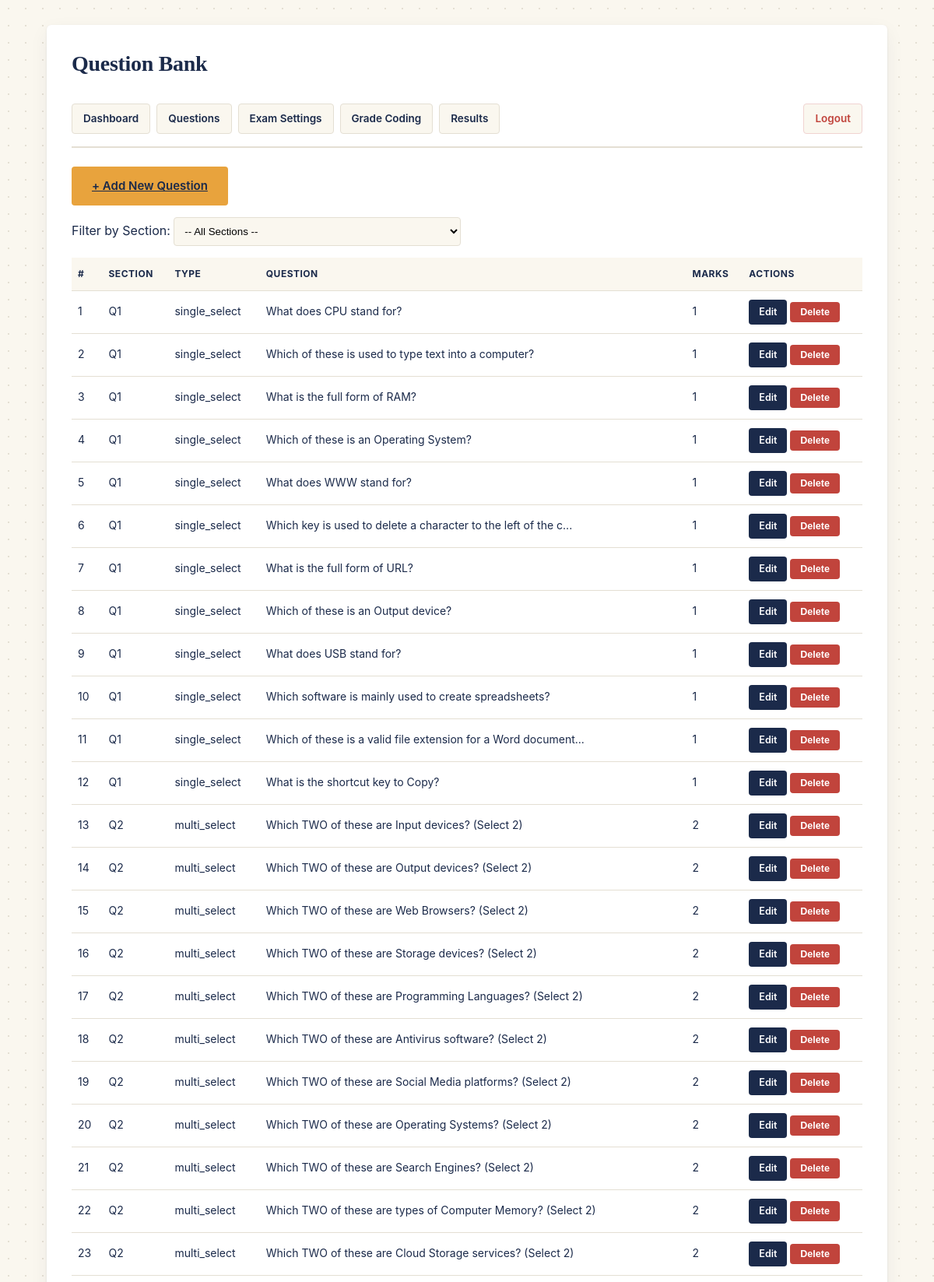
The app's page /admin/questions (signed in, upper part) with its own data.
### tables this page shows
CREATE TABLE questions (
            id INTEGER PRIMARY KEY AUTOINCREMENT,
            subject TEXT NOT NULL,
            chapter TEXT NOT NULL,
            section_key TEXT,                      -- "Q1".."Q6" - kis section ka hissa hai
            question_type TEXT,                    -- single_select / multi_select / true_false / match / coding
            question_text TEXT NOT NULL,
            option_a TEXT, option_b TEXT, option_c TEXT, option_d TEXT, option_e TEXT,
            correct_option TEXT,                   -- LEGACY column (purana single-letter), safe rakha hai
            correct_options TEXT,                  -- "B" ya "B,D" - select/true_false ke liye sahi jawaab(s)
            match_pairs TEXT,                       -- JSON: [{"left":"HTML","right":"..."}], sirf "match" type ke liye
            marks INTEGER NOT NULL DEFAULT 1,       -- is question/set ke total marks
            created_at TIMESTAMP DEFAULT CURRENT_TIMESTAMP
        );

### app.py (the view)
@app.route("/admin/questions")
@login_required
def admin_questions():
    conn = get_db_connection()
    filter_section = request.args.get("section", "").strip()
    if filter_section:
        questions = conn.execute("SELECT * FROM questions WHERE section_key = ? ORDER BY id", (filter_section,)).fetchall()
    else:
        questions = conn.execute("SELECT * FROM questions ORDER BY section_key, id").fetchall()
    sections = conn.execute("SELECT * FROM sections ORDER BY order_index").fetchall()
    conn.close()
    return render_template("admin_questions.html", questions=questions, sections=sections, filter_section=filter_section)

### app.py (called while the page is built)
def login_required(view_function):
    @wraps(view_function)
    def wrapper(*args, **kwargs):
        if not session.get("is_admin"):
            return redirect(url_for("admin_login"))
        return view_function(*args, **kwargs)
    return wrapper

### db.py (called while the page is built)
def get_db_connection():
    conn = sqlite3.connect(DB_FULL_PATH)
    conn.row_factory = sqlite3.Row   # column NAME se value nikal sakein
    conn.execute("PRAGMA foreign_keys = ON")
    return conn

### templates/admin_questions.html (shortened to what this page needs)
<!DOCTYPE html>
<html lang="en">
<head>
    <link rel="stylesheet" href="{{ url_for('static', filename='css/style.css') }}">
</head>
<body>
    <div class="admin-container">
        <div class="header"><h1>Question Bank</h1></div>
        {% include "admin_nav.html" %}
        <a href="{{ url_for('admin_add_question') }}" class="btn btn-gold" style="display:inline-block; width:auto; margin-bottom: 15px;">+ Add New Question</a>
        <div class="filter-bar">
            <form method="GET" action="{{ url_for('admin_questions') }}" style="display:inline;">
                <label>Filter by Section: </label>
                <select name="section" onchange="this.form.submit()">
                    <option value="">-- All Sections --</option>
                </select>
            </form>
        </div>
        {% if questions|length == 0 %}
            <p style="color: var(--slate);">No questions yet in this section.</p>
        {% else %}
        <table class="data-table">
            <thead>
                <tr><th>#</th><th>Section</th><th>Type</th><th>Question</th><th>Marks</th><th>Actions</th></tr>
            </thead>
            <tbody>
                {% for q in questions %}
                <tr>
                    <td>{{ q.id }}</td>
                    <td>{{ q.section_key }}</td>
                    <td>{{ q.question_type }}</td>
                    <td>{{ q.question_text[:60] }}{% if q.question_text|length > 60 %}...{% endif %}</td>
                    <td>{{ q.marks }}</td>
                    <td>
                        <a href="{{ url_for('admin_edit_question', question_id=q.id) }}" class="btn-small btn-edit">Edit</a>
                        <form action="{{ url_for('admin_delete_question', question_id=q.id) }}" method="POST" style="display:inline;" onsubmit="return confirm('Delete this question permanently?');">
                            <button type="submit" class="btn-small btn-delete">Delete</button>
                        </form>
                    </td>
                </tr>
                {% endfor %}
            </tbody>
        </table>
        {% endif %}
    </div>
</body>
</html>

### static/css/style.css (style rules this page uses)
:root { --ink: #1B2A4A; --paper: #FAF7EF; --paper-card: #FFFFFF; --gold: #E8A33D; --gold-dark: #C9861F; --rule-red: #C1443C; --sage: #4F7942; --slate: #6B7280; --line: #E4DFD3; --font-display: Georgia, 'Times New Roman', 'Noto Serif', serif; --font-body: -apple-system, 'Segoe UI', Roboto, Helvetica, Arial, sans-serif; --font-mono: 'Courier New', Courier, monospace; }
* { margin: 0; padding: 0; box-sizing: border-box; }
body { background-color: var(--paper); background-image: radial-gradient(var(--line) 1px, transparent 1px); background-size: 22px 22px; color: var(--ink); font-family: var(--font-body); line-height: 1.6; -webkit-font-smoothing: antialiased; }
.header { margin-bottom: 28px; }
.header h1 { font-family: var(--font-display); color: var(--ink); font-size: 28px; font-weight: 700; letter-spacing: -0.3px; margin-bottom: 4px; }
.btn { display: inline-block; background-color: var(--ink); color: #ffffff; border: none; padding: 13px 26px; border-radius: 4px; font-size: 15px; font-weight: 600; cursor: pointer; text-align: center; transition: background-color 0.15s ease; }
.btn-gold { background-color: var(--gold); color: var(--ink); }
.admin-container { max-width: 1080px; margin: 32px auto; background: var(--paper-card); padding: 28px 32px; border-radius: 6px; box-shadow: 0 1px 3px rgba(27,42,74,0.08), 0 8px 24px rgba(27,42,74,0.06); }
table.data-table { width: 100%; border-collapse: collapse; margin-top: 15px; font-size: 14px; }
table.data-table th, table.data-table td { padding: 11px 8px; border-bottom: 1px solid var(--line); text-align: left; }
table.data-table th { background-color: var(--paper); color: var(--ink); font-weight: 700; font-size: 12px; text-transform: uppercase; letter-spacing: 0.5px; }
.btn-small { display: inline-block; padding: 6px 13px; border-radius: 4px; font-size: 12.5px; font-weight: 600; text-decoration: none; border: none; cursor: pointer; }
.btn-edit { background-color: var(--ink); color: #fff; }
.btn-delete { background-color: var(--rule-red); color: #fff; }
.filter-bar { margin-bottom: 15px; }
.filter-bar select { padding: 9px; border-radius: 4px; border: 1px solid var(--line); background: var(--paper); }

### records on screen
questions: id "1", section_key "Q1", question_type "single_select", question_text "What does CPU stand for?", marks "1"
questions: id "2", section_key "Q1", question_type "single_select", question_text "Which of these is used to type text into a computer?", marks "1"
questions: id "3", section_key "Q1", question_type "single_select", question_text "What is the full form of RAM?", marks "1"
questions: id "4", section_key "Q1", question_type "single_select", question_text "Which of these is an Operating System?", marks "1"
questions: id "5", section_key "Q1", question_type "single_select", question_text "What does WWW stand for?", marks "1"
questions: id "6", section_key "Q1", question_type "single_select", question_text "Which key is used to delete a character to the left of the c", marks "1"
questions: id "7", section_key "Q1", question_type "single_select", question_text "What is the full form of URL?", marks "1"
questions: id "8", section_key "Q1", question_type "single_select", question_text "Which of these is an Output device?", marks "1"
questions: id "9", section_key "Q1", question_type "single_select", question_text "What does USB stand for?", marks "1"
questions: id "10", section_key "Q1", question_type "single_select", question_text "Which software is mainly used to create spreadsheets?", marks "1"
questions: id "11", section_key "Q1", question_type "single_select", question_text "Which of these is a valid file extension for a Word document", marks "1"
questions: id "12", section_key "Q1", question_type "single_select", question_text "What is the shortcut key to Copy?", marks "1"
questions: id "13", section_key "Q2", question_type "multi_select", question_text "Which TWO of these are Input devices? (Select 2)", marks "2"
questions: id "14", section_key "Q2", question_type "multi_select", question_text "Which TWO of these are Output devices? (Select 2)", marks "2"
questions: id "15", section_key "Q2", question_type "multi_select", question_text "Which TWO of these are Web Browsers? (Select 2)", marks "2"
questions: id "16", section_key "Q2", question_type "multi_select", question_text "Which TWO of these are Storage devices? (Select 2)", marks "2"
questions: id "17", section_key "Q2", question_type "multi_select", question_text "Which TWO of these are Programming Languages? (Select 2)", marks "2"
questions: id "18", section_key "Q2", question_type "multi_select", question_text "Which TWO of these are Antivirus software? (Select 2)", marks "2"
questions: id "19", section_key "Q2", question_type "multi_select", question_text "Which TWO of these are Social Media platforms? (Select 2)", marks "2"
questions: id "20", section_key "Q2", question_type "multi_select", question_text "Which TWO of these are Operating Systems? (Select 2)", marks "2"
questions: id "21", section_key "Q2", question_type "multi_select", question_text "Which TWO of these are Search Engines? (Select 2)", marks "2"
questions: id "22", section_key "Q2", question_type "multi_select", question_text "Which TWO of these are types of Computer Memory? (Select 2)", marks "2"
questions: id "23", section_key "Q2", question_type "multi_select", question_text "Which TWO of these are Cloud Storage services? (Select 2)", marks "2"
